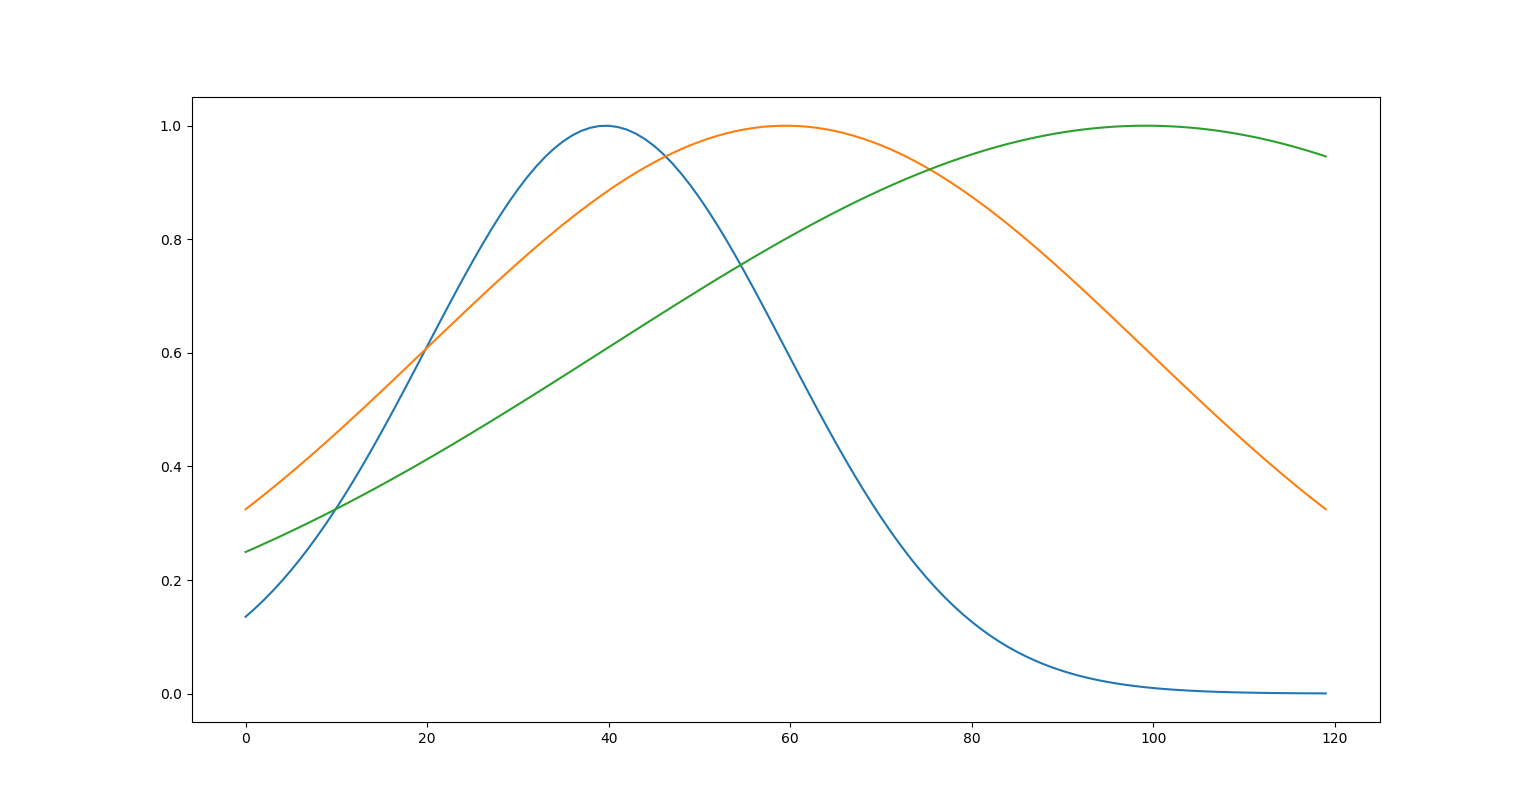

Source code (Python):
from matplotlib import pyplot as mp
import numpy as np


def gaussian(x, mu, sig):
    return np.exp(-np.power(x - mu, 2.) / (2 * np.power(sig, 2.)))


for mu, sig in [(-1, 1), (0, 2), (2, 3)]:
    mp.plot(gaussian(np.linspace(-3, 3, 120), mu, sig))

mp.show()
